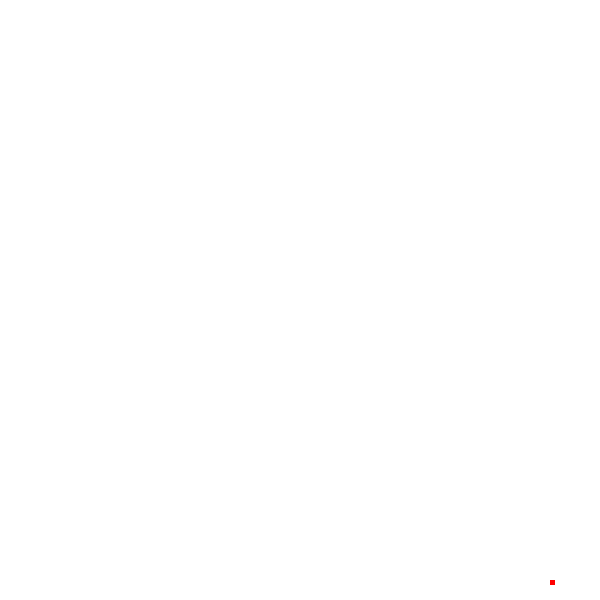
Frame 1 (no input)
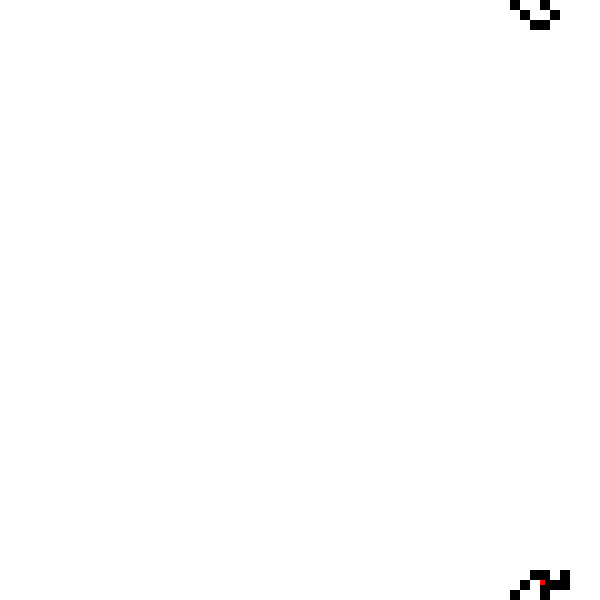
Frame 60 (no input)
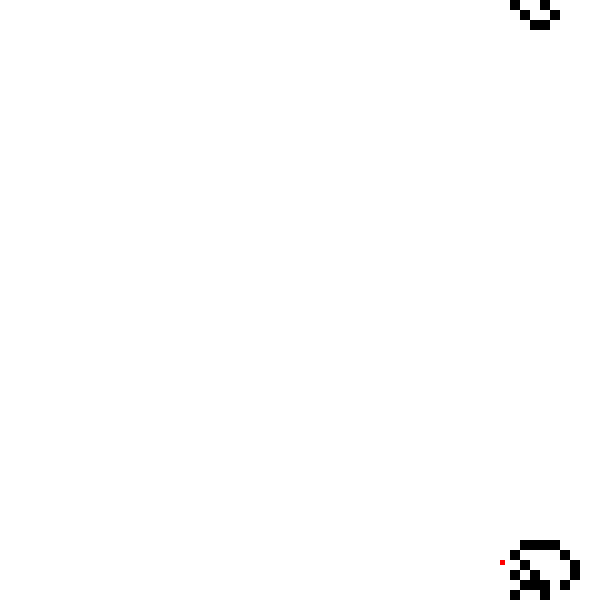
Frame 120 (the mouse pressed at the canvas centre since frame 60)

The p5.js sketch that drew these frames (run headless with seeded random() and noise() and a simulated clock; from frame 60 on, the mouse is pressed at the canvas centre):

// p5.js sketch
// ── sketch.js
const grid = []
const cellSize = 10
let lants = []
const population = 1

const w = 600
const h = 600

function setup() {
  createCanvas(w, h)
  frameRate(60)
  makeGrid(grid, cellSize, w, h)
  noStroke()
  for (var i = 0; i < population; i++) {
    lants.push(new ant(0))
  }
}

function draw() {


  drawGrid(grid)

  for (var i = 0; i < lants.length; i++) {
    lants[i].step()
    lants[i].draw()
  }

}

function makeGrid(array, sizeCell, sizexGrid, sizeyGrid) {

  for (var x = 0; x < sizexGrid/sizeCell; x++) {
    array[x] = []
    for (var y = 0; y < sizeyGrid/sizeCell; y++) {
      const pos = createVector(x * sizeCell, y * sizeCell)
      array[x][y] = new cell(pos.x, pos.y, sizeCell)
    }
  }

}

function changeGridColor(array, color) {

  for (var x = 0; x < grid.length; x++) {
    for (var y = 0; y < grid[y].length; y++) {
      grid[x][y].color = color
    }
  }

}

function drawGrid(array) {

  for (var x = 0; x < array.length; x++) {
    for (var y = 0; y < array[x].length; y++) {
      array[x][y].draw()
    }
  }

}

// ── ant.js
function ant(type) {
  this.pos = createVector(Math.floor((Math.random() * w) / 10) * 10, Math.floor((Math.random() * h) / 10) * 10)
  this.vel = createVector(0, -cellSize)
  this.sizex = 5
  this.sizey = 5
  this.color = color(255, 0, 0)
  this.type = type

  this.draw = function() {
  fill(this.color)
  rect(this.pos.x, this.pos.y, this.sizex, this.sizey)
}

  this.step = function() {
    if (this.type == 0) {


    if (grid[this.pos.x/cellSize][this.pos.y/cellSize].color == 255) {
      this.stepRight()
      grid[this.pos.x/cellSize][this.pos.y/cellSize].color = 0
    } else if (grid[this.pos.x/cellSize][this.pos.y/cellSize].color == 0) {
      this.stepLeft()
      grid[this.pos.x/cellSize][this.pos.y/cellSize].color = 255

    }else {

    }

    }

    if (this.type == 1) {
      if (grid[this.pos.x/cellSize][this.pos.y/cellSize].color == 0) {
        this.stepRight()
        grid[this.pos.x/cellSize][this.pos.y/cellSize].color = 255
      } else if (grid[this.pos.x/cellSize][this.pos.y/cellSize].color == 255) {
        this.stepLeft()
        grid[this.pos.x/cellSize][this.pos.y/cellSize].color = 0

      }else {

      }
    }

    this.pos.add(this.vel)


    if (this.pos.y < 0) {
      this.pos.y = grid[w/cellSize - 1][w/cellSize - 1].pos.y
    }
    if (this.pos.y >= h) {
      this.pos.y = grid[0][0].pos.y
    }
    if (this.pos.x < 0) {
      this.pos.x = grid[w/cellSize - 1][w/cellSize - 1].pos.x
    }
    if (this.pos.x >= w) {
      this.pos.x = grid[0][0].pos.x
    }


  }

  this.stepLeft = function() {

    if(this.vel.x == 0 && this.vel.y > 0) {
      let newVec = createVector(cellSize, 0)
      this.vel = newVec
    } else if (this.vel.x < 0 && this.vel.y == 0) {
      let newVec = createVector(0, cellSize)
      this.vel = newVec
    } else if (this.vel.x == 0 && this.vel.y < 0) {
      let newVec = createVector(-cellSize, 0)
      this.vel = newVec
    } else if (this.vel.x > 0 && this.vel.y == 0){
      let newVec = createVector(0, -cellSize)
      this.vel = newVec
    } else {

    }

    }

  this.stepRight = function() {

    if(this.vel.x == 0 && this.vel.y > 0) {
      let newVec = createVector(-cellSize, 0)
      this.vel = newVec
    } else if (this.vel.x > 0 && this.vel.y == 0) {
      let newVec = createVector(0, cellSize)
      this.vel = newVec
    } else if (this.vel.x == 0 && this.vel.y < 0) {
      let newVec = createVector(cellSize, 0)
      this.vel = newVec
    } else if (this.vel.x < 0 && this.vel.y == 0){
      let newVec = createVector(0, -cellSize)
      this.vel = newVec
    } else {

    }

  }

}

// ── cell.js
function cell(x, y, size) {
  this.pos = createVector(x, y)
  this.color = 255


  this.draw = function() {
  fill(color(this.color))
  square(this.pos.x, this.pos.y, size)
 }

}
